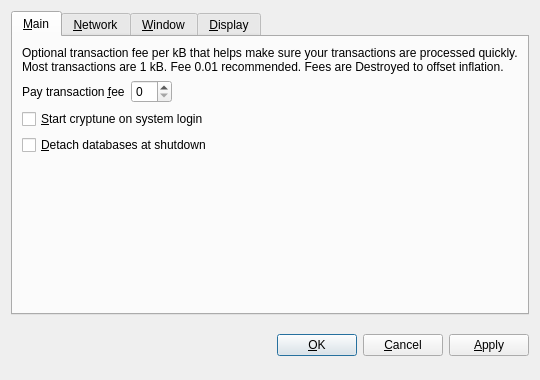
<?xml version="1.0" encoding="UTF-8"?>
<ui version="4.0">
 <class>OptionsDialog</class>
 <widget class="QDialog" name="OptionsDialog">
  <property name="geometry">
   <rect>
    <x>0</x>
    <y>0</y>
    <width>540</width>
    <height>380</height>
   </rect>
  </property>
  <property name="windowTitle">
   <string>Options</string>
  </property>
  <property name="modal">
   <bool>true</bool>
  </property>
  <layout class="QVBoxLayout" name="verticalLayout">
   <item>
    <widget class="QTabWidget" name="tabWidget">
     <property name="tabPosition">
      <enum>QTabWidget::North</enum>
     </property>
     <property name="currentIndex">
      <number>0</number>
     </property>
     <widget class="QWidget" name="tabMain">
      <attribute name="title">
       <string>&amp;Main</string>
      </attribute>
      <layout class="QVBoxLayout" name="verticalLayout_Main">
       <item>
        <widget class="QLabel" name="transactionFeeInfoLabel">
         <property name="text">
          <string>Optional transaction fee per kB that helps make sure your transactions are processed quickly. Most transactions are 1 kB. Fee 0.01 recommended. Fees are Destroyed to offset inflation.</string>
         </property>
         <property name="textFormat">
          <enum>Qt::PlainText</enum>
         </property>
         <property name="wordWrap">
          <bool>true</bool>
         </property>
        </widget>
       </item>
       <item>
        <layout class="QHBoxLayout" name="horizontalLayout_Main">
         <item>
          <widget class="QLabel" name="transactionFeeLabel">
           <property name="text">
            <string>Pay transaction &amp;fee</string>
           </property>
           <property name="textFormat">
            <enum>Qt::PlainText</enum>
           </property>
           <property name="buddy">
            <cstring>transactionFee</cstring>
           </property>
          </widget>
         </item>
         <item>
          <widget class="BitcoinAmountField" name="transactionFee"/>
         </item>
         <item>
          <spacer name="horizontalSpacer_Main">
           <property name="orientation">
            <enum>Qt::Horizontal</enum>
           </property>
           <property name="sizeHint" stdset="0">
            <size>
             <width>40</width>
             <height>20</height>
            </size>
           </property>
          </spacer>
         </item>
        </layout>
       </item>
       <item>
        <widget class="QCheckBox" name="bitcoinAtStartup">
         <property name="toolTip">
          <string>Automatically start cryptune after logging in to the system.</string>
         </property>
         <property name="text">
          <string>&amp;Start cryptune on system login</string>
         </property>
        </widget>
       </item>
       <item>
        <widget class="QCheckBox" name="detachDatabases">
         <property name="toolTip">
          <string>Detach block and address databases at shutdown. This means they can be moved to another data directory, but it slows down shutdown. The wallet is always detached.</string>
         </property>
         <property name="text">
          <string>&amp;Detach databases at shutdown</string>
         </property>
        </widget>
       </item>
       <item>
        <spacer name="verticalSpacer_Main">
         <property name="orientation">
          <enum>Qt::Vertical</enum>
         </property>
         <property name="sizeHint" stdset="0">
          <size>
           <width>20</width>
           <height>40</height>
          </size>
         </property>
        </spacer>
       </item>
      </layout>
     </widget>
     <widget class="QWidget" name="tabNetwork">
      <attribute name="title">
       <string>&amp;Network</string>
      </attribute>
      <layout class="QVBoxLayout" name="verticalLayout_Network">
       <item>
        <widget class="QCheckBox" name="mapPortUpnp">
         <property name="toolTip">
          <string>Automatically open the cryptune client port on the router. This only works when your router supports UPnP and it is enabled.</string>
         </property>
         <property name="text">
          <string>Map port using &amp;UPnP</string>
         </property>
        </widget>
       </item>
       <item>
        <widget class="QCheckBox" name="connectSocks">
         <property name="toolTip">
          <string>Connect to the cryptune network through a SOCKS proxy (e.g. when connecting through Tor).</string>
         </property>
         <property name="text">
          <string>&amp;Connect through SOCKS proxy:</string>
         </property>
        </widget>
       </item>
       <item>
        <layout class="QHBoxLayout" name="horizontalLayout_Network">
         <item>
          <widget class="QLabel" name="proxyIpLabel">
           <property name="text">
            <string>Proxy &amp;IP:</string>
           </property>
           <property name="textFormat">
            <enum>Qt::PlainText</enum>
           </property>
           <property name="buddy">
            <cstring>proxyIp</cstring>
           </property>
          </widget>
         </item>
         <item>
          <widget class="QValidatedLineEdit" name="proxyIp">
           <property name="maximumSize">
            <size>
             <width>140</width>
             <height>16777215</height>
            </size>
           </property>
           <property name="toolTip">
            <string>IP address of the proxy (e.g. 127.0.0.1)</string>
           </property>
          </widget>
         </item>
         <item>
          <widget class="QLabel" name="proxyPortLabel">
           <property name="text">
            <string>&amp;Port:</string>
           </property>
           <property name="textFormat">
            <enum>Qt::PlainText</enum>
           </property>
           <property name="buddy">
            <cstring>proxyPort</cstring>
           </property>
          </widget>
         </item>
         <item>
          <widget class="QLineEdit" name="proxyPort">
           <property name="maximumSize">
            <size>
             <width>55</width>
             <height>16777215</height>
            </size>
           </property>
           <property name="toolTip">
            <string>Port of the proxy (e.g. 9050)</string>
           </property>
          </widget>
         </item>
         <item>
          <widget class="QLabel" name="socksVersionLabel">
           <property name="text">
            <string>SOCKS &amp;Version:</string>
           </property>
           <property name="textFormat">
            <enum>Qt::PlainText</enum>
           </property>
           <property name="buddy">
            <cstring>socksVersion</cstring>
           </property>
          </widget>
         </item>
         <item>
          <widget class="QValueComboBox" name="socksVersion">
           <property name="toolTip">
            <string>SOCKS version of the proxy (e.g. 5)</string>
           </property>
          </widget>
         </item>
         <item>
          <spacer name="horizontalSpacer_Network">
           <property name="orientation">
            <enum>Qt::Horizontal</enum>
           </property>
           <property name="sizeHint" stdset="0">
            <size>
             <width>40</width>
             <height>20</height>
            </size>
           </property>
          </spacer>
         </item>
        </layout>
       </item>
       <item>
        <spacer name="verticalSpacer_Network">
         <property name="orientation">
          <enum>Qt::Vertical</enum>
         </property>
         <property name="sizeHint" stdset="0">
          <size>
           <width>20</width>
           <height>40</height>
          </size>
         </property>
        </spacer>
       </item>
      </layout>
     </widget>
     <widget class="QWidget" name="tabWindow">
      <attribute name="title">
       <string>&amp;Window</string>
      </attribute>
      <layout class="QVBoxLayout" name="verticalLayout_Window">
       <item>
        <widget class="QCheckBox" name="minimizeToTray">
         <property name="toolTip">
          <string>Show only a tray icon after minimizing the window.</string>
         </property>
         <property name="text">
          <string>&amp;Minimize to the tray instead of the taskbar</string>
         </property>
        </widget>
       </item>
       <item>
        <widget class="QCheckBox" name="minimizeOnClose">
         <property name="toolTip">
          <string>Minimize instead of exit the application when the window is closed. When this option is enabled, the application will be closed only after selecting Quit in the menu.</string>
         </property>
         <property name="text">
          <string>M&amp;inimize on close</string>
         </property>
        </widget>
       </item>
       <item>
        <spacer name="verticalSpacer_Window">
         <property name="orientation">
          <enum>Qt::Vertical</enum>
         </property>
         <property name="sizeHint" stdset="0">
          <size>
           <width>20</width>
           <height>40</height>
          </size>
         </property>
        </spacer>
       </item>
      </layout>
     </widget>
     <widget class="QWidget" name="tabDisplay">
      <attribute name="title">
       <string>&amp;Display</string>
      </attribute>
      <layout class="QVBoxLayout" name="verticalLayout_Display">
       <item>
        <layout class="QHBoxLayout" name="horizontalLayout_1_Display">
         <item>
          <widget class="QLabel" name="langLabel">
           <property name="text">
            <string>User Interface &amp;language:</string>
           </property>
           <property name="textFormat">
            <enum>Qt::PlainText</enum>
           </property>
           <property name="buddy">
            <cstring>lang</cstring>
           </property>
          </widget>
         </item>
         <item>
          <widget class="QValueComboBox" name="lang">
           <property name="toolTip">
            <string>The user interface language can be set here. This setting will take effect after restarting cryptune.</string>
           </property>
          </widget>
         </item>
        </layout>
       </item>
       <item>
        <layout class="QHBoxLayout" name="horizontalLayout_2_Display">
         <item>
          <widget class="QLabel" name="unitLabel">
           <property name="text">
            <string>&amp;Unit to show amounts in:</string>
           </property>
           <property name="textFormat">
            <enum>Qt::PlainText</enum>
           </property>
           <property name="buddy">
            <cstring>unit</cstring>
           </property>
          </widget>
         </item>
         <item>
          <widget class="QValueComboBox" name="unit">
           <property name="toolTip">
            <string>Choose the default subdivision unit to show in the interface and when sending coins.</string>
           </property>
          </widget>
         </item>
        </layout>
       </item>
       <item>
        <widget class="QCheckBox" name="displayAddresses">
         <property name="toolTip">
          <string>Whether to show cryptune addresses in the transaction list or not.</string>
         </property>
         <property name="text">
          <string>&amp;Display addresses in transaction list</string>
         </property>
        </widget>
       </item>
       <item>
        <widget class="QCheckBox" name="coinControlFeatures">
         <property name="toolTip">
          <string>Whether to show coin control features or not.</string>
         </property>
         <property name="text">
          <string>Display coin &amp;control features (experts only!)</string>
         </property>
        </widget>
       </item>
       <item>
        <spacer name="verticalSpacer_Display">
         <property name="orientation">
          <enum>Qt::Vertical</enum>
         </property>
         <property name="sizeHint" stdset="0">
          <size>
           <width>20</width>
           <height>40</height>
          </size>
         </property>
        </spacer>
       </item>
      </layout>
     </widget>
    </widget>
   </item>
   <item>
    <layout class="QHBoxLayout" name="horizontalLayout_Buttons">
     <item>
      <spacer name="horizontalSpacer_1">
       <property name="orientation">
        <enum>Qt::Horizontal</enum>
       </property>
       <property name="sizeHint" stdset="0">
        <size>
         <width>40</width>
         <height>48</height>
        </size>
       </property>
      </spacer>
     </item>
     <item>
      <widget class="QLabel" name="statusLabel">
       <property name="font">
        <font>
         <weight>75</weight>
         <bold>true</bold>
        </font>
       </property>
       <property name="text">
        <string/>
       </property>
       <property name="textFormat">
        <enum>Qt::PlainText</enum>
       </property>
       <property name="wordWrap">
        <bool>true</bool>
       </property>
      </widget>
     </item>
     <item>
      <spacer name="horizontalSpacer_2">
       <property name="orientation">
        <enum>Qt::Horizontal</enum>
       </property>
       <property name="sizeHint" stdset="0">
        <size>
         <width>40</width>
         <height>48</height>
        </size>
       </property>
      </spacer>
     </item>
     <item>
      <widget class="QPushButton" name="okButton">
       <property name="text">
        <string>&amp;OK</string>
       </property>
      </widget>
     </item>
     <item>
      <widget class="QPushButton" name="cancelButton">
       <property name="text">
        <string>&amp;Cancel</string>
       </property>
       <property name="autoDefault">
        <bool>false</bool>
       </property>
      </widget>
     </item>
     <item>
      <widget class="QPushButton" name="applyButton">
       <property name="text">
        <string>&amp;Apply</string>
       </property>
       <property name="autoDefault">
        <bool>false</bool>
       </property>
      </widget>
     </item>
    </layout>
   </item>
  </layout>
 </widget>
 <customwidgets>
  <customwidget>
   <class>BitcoinAmountField</class>
   <extends>QSpinBox</extends>
   <header>bitcoinamountfield.h</header>
  </customwidget>
  <customwidget>
   <class>QValueComboBox</class>
   <extends>QComboBox</extends>
   <header>qvaluecombobox.h</header>
  </customwidget>
  <customwidget>
   <class>QValidatedLineEdit</class>
   <extends>QLineEdit</extends>
   <header>qvalidatedlineedit.h</header>
  </customwidget>
 </customwidgets>
 <resources/>
 <connections/>
</ui>
